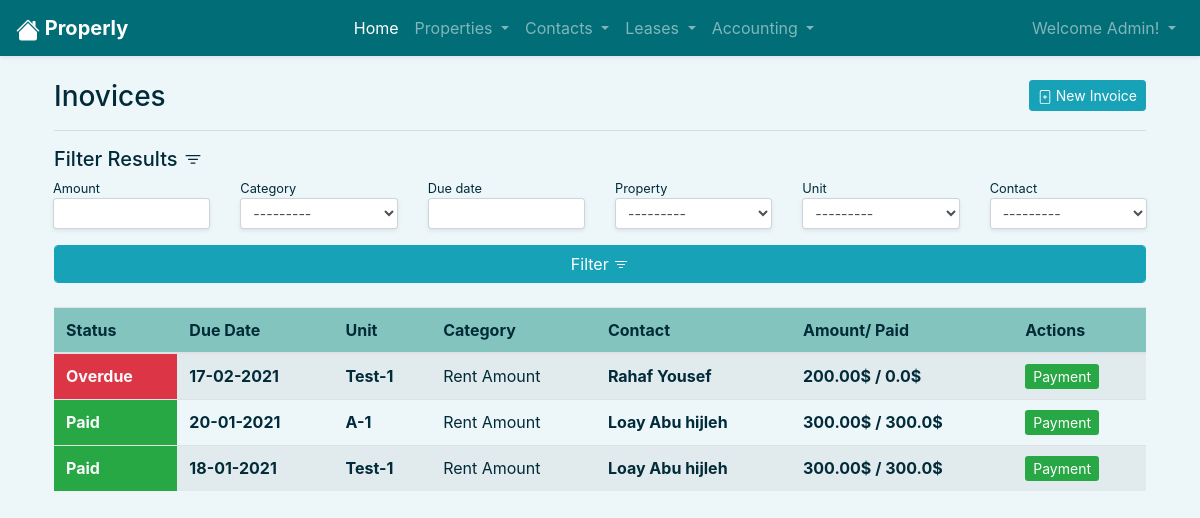
/accounting/invoices (signed in), run on the app's committed database.
### users/models.py (models this page shows)
class User(AbstractUser):
    pass

### accounting/models.py (models this page shows, shortened)
class Invoice(models.Model):
    class Meta:
        ordering = ['-due_date']
    amount      = models.DecimalField(blank=False, max_digits=10, decimal_places=2, validators=[MinValueValidator(0)])
    category    = models.CharField(max_length=50, blank=False, null=False, choices=invoice_categories, default='Rent Amount')
    due_date    = models.DateField(blank=False, auto_now=False, auto_now_add=False)
    property    = models.ForeignKey(Property, blank=False, null=False, on_delete=models.CASCADE, related_name='invoices')
    unit        = models.ForeignKey(Unit, blank=False, null=False, on_delete=models.CASCADE, related_name='invoices')
    contact     = models.ForeignKey(Contact, blank=False, null=False, on_delete=models.CASCADE, related_name='invoices')
    lease       = models.ForeignKey(Lease, blank=False, null=False, on_delete=models.CASCADE, related_name='invoices')
    user        = models.ForeignKey(User, blank=False, null=False, on_delete=models.CASCADE, related_name='invoices')
    def amount_paid(self):
        amount_paid = self.payments.aggregate(amount_paid=Sum('amount'))['amount_paid']
        if amount_paid:
            return float(amount_paid)
        else:
            return float(0)
    def balance(self):
        return float(self.amount) - float(self.amount_paid())
    def is_paid(self):
        if self.amount == self.amount_paid():
            return True
        else:
            return False
    def status(self):
        if self.is_paid():
            return 'Paid'
        elif self.amount_paid() and self.balance():
            return 'Partial'
        elif self.balance() and self.due_date <= date.today():
            return 'Overdue'
        else:
            return 'Open'

### properties/models.py (models this page shows, shortened)
class Unit(models.Model):
    class Meta:
        ordering = ['property', 'num']
        unique_together = (('property', 'num'),)
    num         = models.IntegerField(blank=False, validators=[MinValueValidator(1)])
    beds        = models.IntegerField(blank=False, validators=[MinValueValidator(0)])
    baths       = models.IntegerField(blank=False, validators=[MinValueValidator(0)])
    size        = models.IntegerField(blank=False, validators=[MinValueValidator(0)])
    market_rent = models.DecimalField(max_digits=10, decimal_places=2, validators=[MinValueValidator(0)])
    deposit     = models.DecimalField(max_digits=10, decimal_places=2, validators=[MinValueValidator(0)])
    description = models.TextField(default=property_description, blank=True)
    property    = models.ForeignKey(Property, blank=False, null=False, on_delete=models.CASCADE, related_name='units')
    user        = models.ForeignKey(User, blank=False, null=False, on_delete=models.CASCADE, related_name='units')
    def __str__(self):
        return f"{self.property}-{self.num}"

class Property(models.Model):
    class Meta:
        ordering = ['name']
    name        = models.CharField(max_length=50, blank=False, unique=True)
    year_built  = models.DateField(blank=False ,auto_now=False, auto_now_add=False)
    description = models.TextField(default=property_description, blank=True)
    user        = models.ForeignKey(User, blank=False, null=False, on_delete=models.CASCADE, related_name='properties')
    def __str__(self):
        return f"{self.name.capitalize()}"

### contacts/models.py (models this page shows, shortened)
class Contact(models.Model):
    class Meta:
        ordering = ['first']
        unique_together = (('first', 'middle', 'last'),)
    first   = models.CharField(max_length=50, null=False, blank=False)
    middle  = models.CharField(max_length=50, null=False, blank=False)
    last    = models.CharField(max_length=50, null=False, blank=False)
    phone   = PhoneNumberField(blank=False, null=False, unique=True)
    user    = models.ForeignKey(User, blank=False, null=False, on_delete=models.CASCADE, related_name='contacts')
    def __str__(self):
        return f"{self.first.capitalize()} {self.last.capitalize()}"

### users/decorators.py (the view)
        def wrapper(request, *args, **kwargs):
            user_groups = request.user.groups.all()
            user_groups_names = []
            for item in user_groups:
                user_groups_names.append(item.name)
            if set(user_groups_names) & set(allowed_roles):
                return view_func(request, *args, **kwargs)
            else:
                return HttpResponseForbidden()

### accounting/views.py (called while the page is built)
@login_required
@allowed_users(allowed_roles=['admin', 'sales', 'collector', 'accountant'])
def invoices(request):
    invoices        = Invoice.objects.all()
    invoiceFilter   = InvoiceFilter(request.GET, queryset=invoices)
    invoices        = invoiceFilter.qs
    return render(request, 'accounting/invoices.html', {
        'title'     : 'Inovices',
        'invoices'  : invoices,
        'filter'    : invoiceFilter
    })

### accounting/templates/accounting/Invoices.html (shortened to what this page needs)
{% extends 'home/base.html' %}
{% load widget_tweaks %}
{% block header %}
<div class="btn-group-sm">
    <a href="{% url 'accounting:add_invoice' %}" class="btn btn-sm btn-info">
        New Invoice
    </a>
</div>
{% endblock header %}
{% block body %}
<hr class="mt-n3 mb-3">
<h5>
    Filter Results
</h5>
<form class="from" method='get' action="">
    <div class="d-flex flex-wrap justify-content-start mx-n3 mb-3">
        <div class="form-group col-xl-2 col-lg-3 col-sm-4 col-4 my-0 ">
            <small>{{filter.form.amount.label}}</small>
            {% render_field filter.form.amount class="form-control form-control-sm shadow-sm" %}
        </div>
        <div class="form-group col-xl-2 col-lg-3 col-sm-4 col-4 my-0 ">
            <small>{{filter.form.category.label}}</small>
            {% render_field filter.form.category class="form-control form-control-sm shadow-sm" %}
        </div>
        <div class="form-group col-xl-2 col-lg-3 col-sm-4 col-4 my-0 ">
            <small>{{filter.form.due_date.label}}</small>
            {% render_field filter.form.due_date class="form-control form-control-sm shadow-sm" %}
        </div>
        <div class="form-group col-xl-2 col-lg-3 col-sm-4 col-4 my-0 ">
            <small>{{filter.form.property.label}}</small>
            {% render_field filter.form.property class="form-control form-control-sm shadow-sm" %}
        </div>
        <div class="form-group col-xl-2 col-lg-3 col-sm-4 col-4 my-0 ">
            <small>{{filter.form.unit.label}}</small>
            {% render_field filter.form.unit class="form-control form-control-sm shadow-sm" %}
        </div>
        <div class="form-group col-xl-2 col-lg-3 col-sm-4 col-4 my-0 ">
            <small>{{filter.form.contact.label}}</small>
            {% render_field filter.form.contact class="form-control form-control-sm shadow-sm" %}
        </div>
    </div>
    <button class="btn btn-info form-control" type="submit">
        Filter
    </button>
</form>
<div class="table-responsive">
    <table class="table table-hover table-striped mt-2 shadow-m">
        <thead class="bg-3">
            <tr>
                <th scope="col">Status</th>
                <th scope="col">Due Date</th>
                <th scope="col">Unit</th>
                <th scope="col">Category</th>
                <th scope="col">Contact</th>
                <th scope="col">Amount/ Paid</th>
                <th scope="col">Actions</th>
            </tr>
        </thead>
        <tbody>
            {% for invoice in invoices %}
            <tr>
                {% if invoice.status == 'Partial' %}
                <th scope="row" class="text-light bg-secondary">{{invoice.status}}</th>
                {% elif invoice.status == 'Paid' %}
                <th scope="row" class="text-light bg-success">{{invoice.status}}</th>
                {% elif invoice.status == 'Overdue' %}
                <th scope="row" class="text-light bg-danger">{{invoice.status}}</th>
                {% elif invoice.status == 'Open' %}
                <th scope="row" class="text-light bg-info">{{invoice.status}}</th>
                {% endif %}
                <td class="font-weight-bold">{{invoice.due_date|date:"d-m-Y"}}</td>
                <td>
                    <a href="{% url 'properties:unit' invoice.unit.id %}">
                        {{invoice.unit}}
                    </a>
                </td>
                <td>{{invoice.category}}</td>
                <td class="font-weight-bold">
                    <a href="{% url 'contacts:contact' invoice.contact.id %}">
                        {{invoice.contact}}
                    </a>
                </td>
                <td class="font-weight-bold">{{invoice.amount}}$ / {{invoice.amount_paid}}$</td>
                <td>
                    <a class="btn-sm btn-success font-weight-normal"
                        href="{% url 'accounting:rec_payment' invoice.id %}">Payment</a>
                </td>
            </tr>
            {% empty %}
            <tr>
                <td class="text-center" colspan="100">No Invoices Available</td>
            </tr>
            {% endfor %}
        </tbody>
    </table>
</div>
{% endblock body %}

### home/templates/home/nav.html (shortened to what this page needs)
<nav class="navbar navbar-expand-lg navbar-dark bg-d sticky-top shadow-sm">
    <a class="navbar-brand" href="{% url 'home:index' %}">
        <strong style="font-style: ;">
            Properly
        </strong>
    </a>
    <div class="collapse navbar-collapse" id="navbarNavDropdown">
        <ul class="navbar-nav mr-auto mx-auto">
            {% if request.user.is_authenticated %}
            <li class="nav-item active">
                <a class="nav-link" href="{% url 'home:index' %}">Home<span class="sr-only">(current)</span></a>
            </li>
            <li class="nav-item dropdown">
                <a class="nav-link dropdown-toggle" href="#" id="navbarDropdownMenuLink" role="button"
                    data-toggle="dropdown" aria-haspopup="true" aria-expanded="false">
                    Properties
                </a>
            </li>
            <li class="nav-item dropdown">
                <a class="nav-link dropdown-toggle" href="#" id="navbarDropdownMenuLink" role="button"
                    data-toggle="dropdown" aria-haspopup="true" aria-expanded="false">
                    Contacts
                </a>
            </li>
            <li class="nav-item dropdown">
                <a class="nav-link dropdown-toggle" href="#" id="navbarDropdownMenuLink" role="button"
                    data-toggle="dropdown" aria-haspopup="true" aria-expanded="false">
                    Leases
                </a>
            </li>
            <li class="nav-item dropdown">
                <a class="nav-link dropdown-toggle" href="#" id="navbarDropdownMenuLink" role="button"
                    data-toggle="dropdown" aria-haspopup="true" aria-expanded="false">
                    Accounting
                </a>
            </li>
            {% endif %}
        </ul>
        <ul class="navbar-nav float-lg-right">
            {% if user.is_authenticated %}
            <li class="nav-item dropdown">
                <a class="nav-link dropdown-toggle" href="#" id="navbarDropdownMenuLink" role="button"
                    data-toggle="dropdown" aria-haspopup="true" aria-expanded="false">
                    Welcome {{user.username|title}}!
                </a>
            </li>
            {% endif %}
        </ul>
    </div>
</nav>
<br>

### home/static/home/styles.css (style rules this page uses)
.bg-d { background-color: #006d77 !important; color: white !important; }
.bg-3 { background-color: #83c5be !important; color: #022b3a !important; }
.bg-1 { background-color: #edf6f9 !important; color: #022b3a !important; }
body { color: #022b3a; }
td { color: #022b3a !important; }
table a { color: #022b3a; font-weight: 700; }

### data on the page
User: username "Admin"
Invoice: status "Overdue", due_date "17-02-2021", unit "Test-1", category "Rent Amount", contact "Rahaf Yousef", amount "200.00", amount_paid "0.0"
Invoice: status "Paid", due_date "20-01-2021", unit "A-1", category "Rent Amount", contact "Loay Abu hijleh", amount "300.00", amount_paid "300.0"
Invoice: status "Paid", due_date "18-01-2021", unit "Test-1", category "Rent Amount", contact "Loay Abu hijleh", amount "300.00", amount_paid "300.0"

### other printed values
{{ title }} "Inovices"
{{ filter.form.amount.label }} "Amount"
{{ filter.form.category.label }} "Category"
{{ filter.form.due_date.label }} "Due date"
{{ filter.form.property.label }} "Property"
{{ filter.form.unit.label }} "Unit"
{{ filter.form.contact.label }} "Contact"
